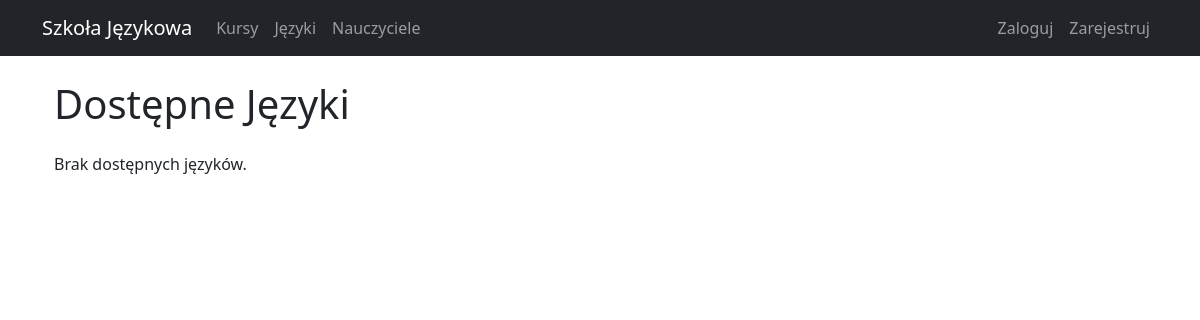
Page /courses/languages/ on the earlier database version.
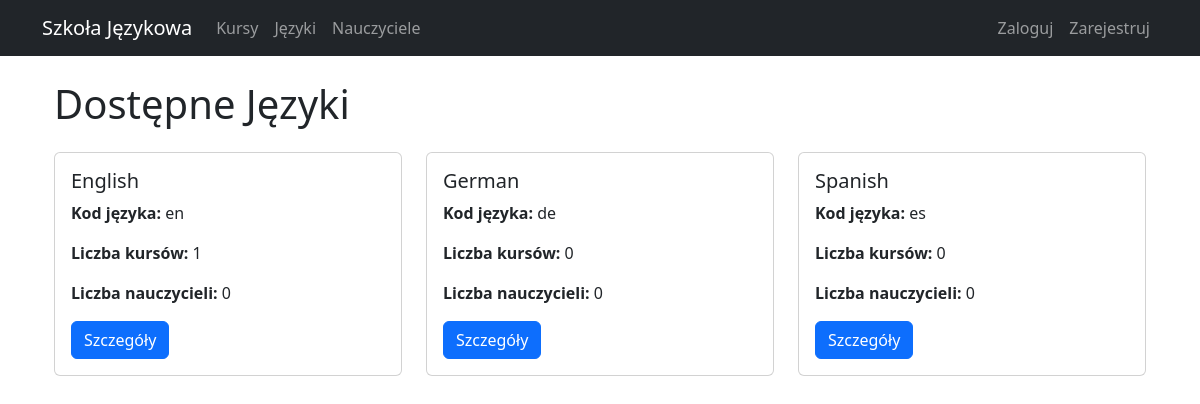
Same page on the later database version.
### courses/models.py (models this page shows, shortened)
class Language(models.Model):
    name = models.CharField(max_length=50)
    code = models.CharField(max_length=2)  # np. 'en', 'de', 'es'

### courses/views.py (the view)
# urls.py: path('languages/', views.LanguageListView.as_view(), name='language-list'),
class LanguageListView(ListView):
    model = Language
    template_name = 'courses/language_list.html'
    context_object_name = 'languages'

### courses/templates/courses/language_list.html (shortened to what this page needs)
{% extends 'courses/base.html' %}
{% block content %}
<div class="container">
    <div class="row">
        <div class="col">
            <h1 class="mb-4">Dostępne Języki</h1>
        </div>
    </div>
    <div class="row">
        {% for language in languages %}
        <div class="col-md-4 mb-4">
            <div class="card">
                <div class="card-body">
                    <h5 class="card-title">{{ language.name }}</h5>
                    <p class="card-text">
                        <strong>Kod języka:</strong> {{ language.code }}
                    </p>
                    <p class="card-text">
                        <strong>Liczba kursów:</strong> {{ language.course_set.count }}
                    </p>
                    <p class="card-text">
                        <strong>Liczba nauczycieli:</strong> {{ language.teacher_set.count }}
                    </p>
                    <a href="{% url 'courses:language-detail' language.pk %}" class="btn btn-primary">Szczegóły</a>
                </div>
            </div>
        </div>
        {% empty %}
        <div class="col">
            <p>Brak dostępnych języków.</p>
        </div>
        {% endfor %}
    </div>
</div>
{% endblock %}

### courses/templates/courses/base.html (shortened to what this page needs)
<!DOCTYPE html>
<html lang="pl">
<head>
    <link href="https://cdn.jsdelivr.net/npm/bootstrap@5.3.0/dist/css/bootstrap.min.css" rel="stylesheet">
</head>
<body>
    <nav class="navbar navbar-expand-lg navbar-dark bg-dark">
        <div class="container">
            <a class="navbar-brand" href="{% url 'courses:home' %}">Szkoła Językowa</a>
            <div class="collapse navbar-collapse" id="navbarNav">
                <ul class="navbar-nav me-auto">
                    <li class="nav-item">
                        <a class="nav-link" href="{% url 'courses:course-list' %}">Kursy</a>
                    </li>
                    <li class="nav-item">
                        <a class="nav-link" href="{% url 'courses:language-list' %}">Języki</a>
                    </li>
                    <li class="nav-item">
                        <a class="nav-link" href="{% url 'courses:teacher-list' %}">Nauczyciele</a>
                    </li>
                </ul>
                <ul class="navbar-nav">
                    {% if user.is_authenticated %}
                        <li class="nav-item">
                            <span class="nav-link">Witaj, {{ user.username }}!</span>
                        </li>
                        <li class="nav-item">
                            <a class="nav-link" href="{% url 'logout' %}">Wyloguj</a>
                        </li>
                    {% else %}
                        <li class="nav-item">
                            <a class="nav-link" href="{% url 'login' %}">Zaloguj</a>
                        </li>
                        <li class="nav-item">
                            <a class="nav-link" href="{% url 'register' %}">Zarejestruj</a>
                        </li>
                    {% endif %}
                </ul>
            </div>
        </div>
    </nav>
    <main class="container mt-4">
        {% block content %}
        {% endblock %}
    </main>
</body>
</html>

Differences in the rows shown:
added Language: name "English", code "en", course_set.count "1", teacher_set.count "0"
added Language: name "German", code "de", course_set.count "0", teacher_set.count "0"
added Language: name "Spanish", code "es", course_set.count "0", teacher_set.count "0"
Other differences:
text no longer shown: "Brak dostępnych języków."
